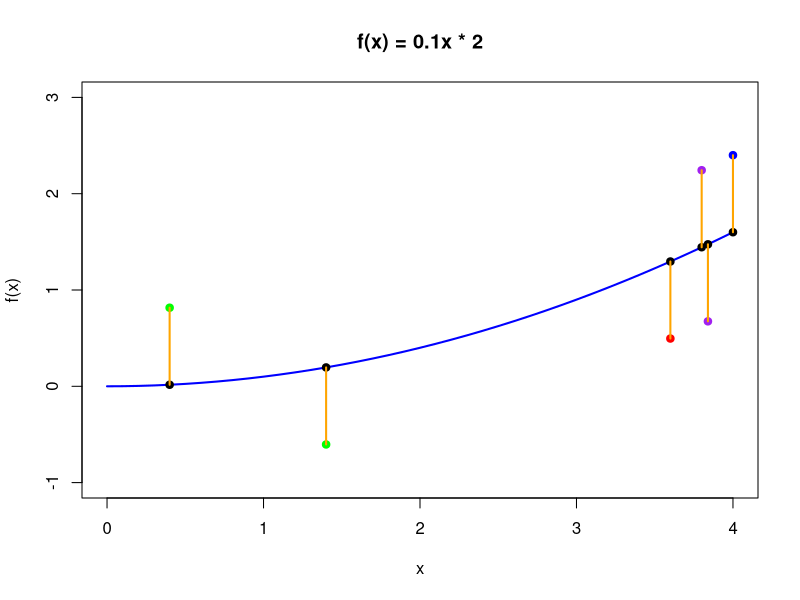

Reproduce this figure in R.
# Define the function f(x)
f <- function(x) {
  0.1 * x^2
}

# Create a sequence of x values for plotting the line
x_upper <- 4
x_values <- seq(0, x_upper, by = 0.1)

# Compute y values using the function
y_values <- f(x_values)

# Define matched set points
x_points <- c(10, 35, 90, 95, 96, 100) /100 * 4  # Updated points to illustrate purple region near 100
y_points <- f(x_points)

# Additional modified points
sig <- 0.8
errors <- c(sig, -sig, -sig, sig, -sig, sig)
y_points_modified <- f(x_points) + errors

# Plot the function
plot(x_values, y_values, type = "l", col = "blue", lwd = 2,
     xlab = "x", ylab = "f(x)",
     xlim = c(0, x_upper),
     ylim = c(-1, 3),
     main = "f(x) = 0.1x * 2")

# Add the points to the plot
points(x_points, y_points, pch = 19)

# Add modified points to the plot
points(x_points[1:2], y_points_modified[1:2], col = "green", pch = 19)
points(x_points[3], y_points_modified[3], col = "red", pch = 19)
points(x_points[4:5], y_points_modified[4:5], col = "purple", pch = 19)
points(x_points[6], y_points_modified[6], col = "blue", pch = 19)
# points(x_points[3:5], y_points_modified[3:5], col = "red", pch = 19)
# points(x_points[4:6], y_points_modified[4:6], col = "blue", pch = 19)

# Add vertical lines to indicate residuals
for (i in seq_along(x_points)) {
  lines(c(x_points[i], x_points[i]),
        c(y_points[i], y_points_modified[i]),
        col = "orange", lwd = 2)
}
